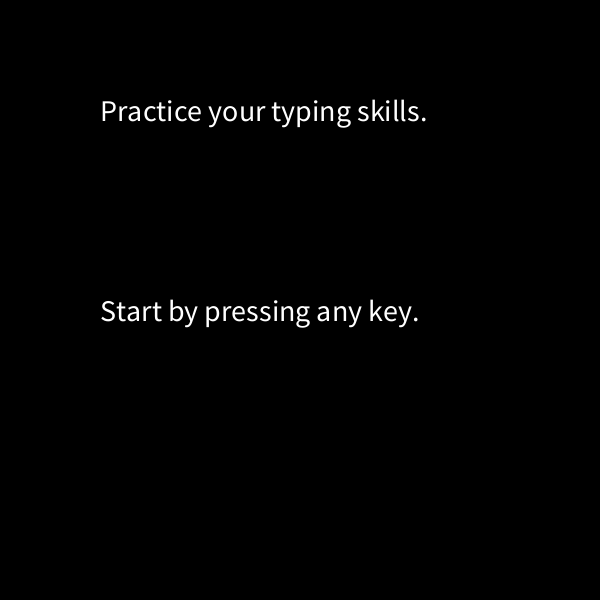
Frame 1 (no input)
Frame 60 (the mouse pressed at the canvas centre just before this capture): identical to frame 1, image omitted
Frame 120 (the mouse held since frame 60 and released just before this capture): identical to frame 1, image omitted

The Processing sketch that drew this single still picture (run headless with seeded random() and noise(); from frame 60 on, the mouse is pressed at the canvas centre):

// Processing sketch: processing_153788
// ── processing_153788.pde

/*
 * typingSkill
 * created by @nomadiccreature (/twitter)
 * Practice your typing skill
 * Exploring processing #Sketch3
 *
 */
float i;
int score=0;

void setup(){
  size(600,600);
  i= random(0,25);
  background(0);
  textSize(30); 
  text("Practice your typing skills.", 100, 100, 500, 500); 
  text("Start by pressing any key.", 100, 300, 500, 500);
}

void draw(){  
 if (keyPressed){ 
   randomAlphabets(); 
 }
}

//new alphabet function
void randomAlphabets(){  
  background(0);
  String[] alphabets= {"a","b","c","d","e","f","g","h","i","j","k","l","m","n","o","p","q","r","s","t","u","v","w","x","y","z"};
  String single = alphabets[int(i)];
  char c = single.charAt(0); 
  textSize(20);  
  text(single, 350, 290, 300, 300);
  String Score = "Score: " + score;
  text(Score, 100, 100, 300, 300);
  if (key == c) {       
      i=random(0,25);
      score++; //updates your score
    }
}
